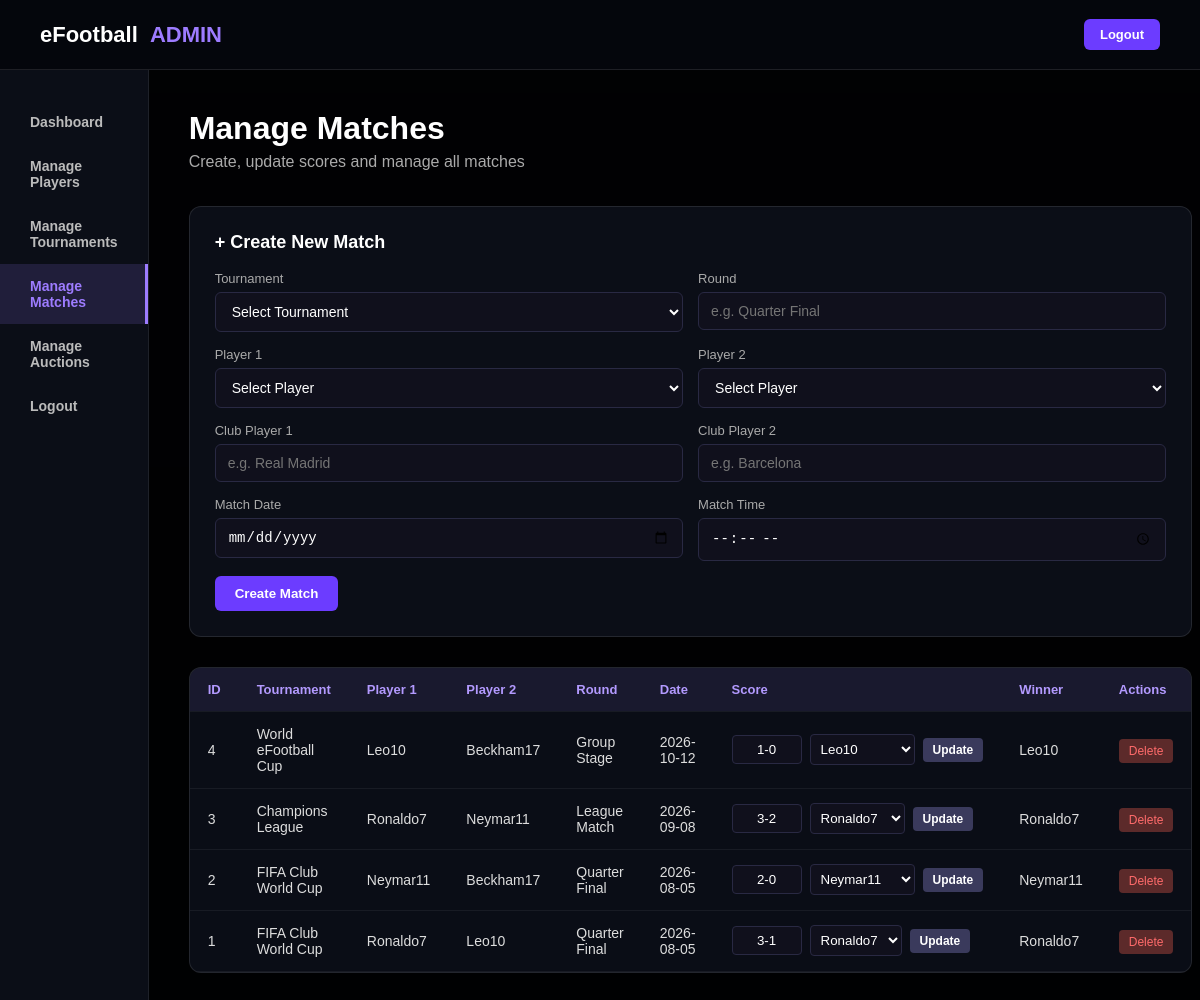
/manage_matches.php (signed in), run on an earlier commit of the app's database.
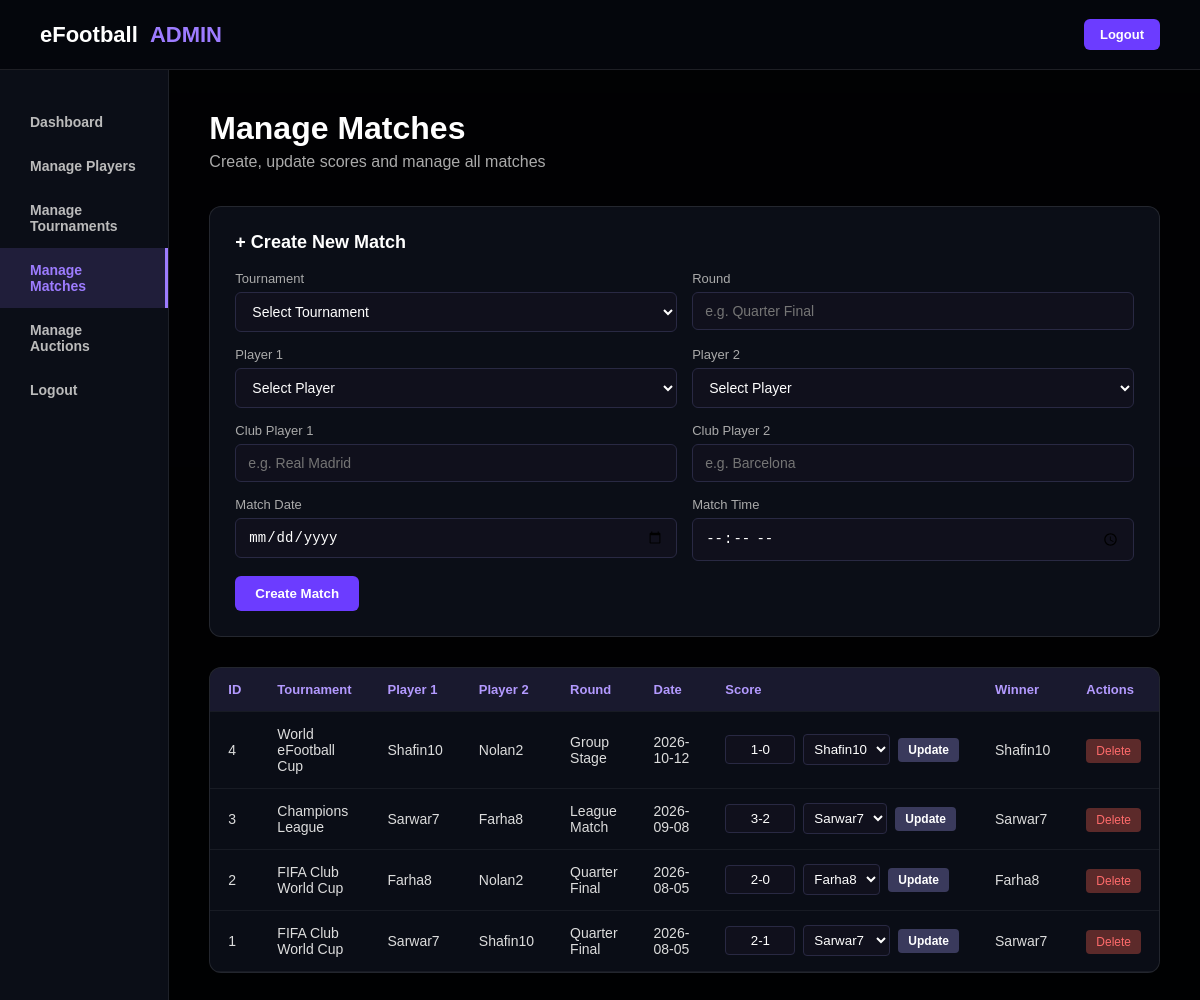
And on a later commit of the database.
### tables this page shows
CREATE TABLE Matches (
    Match_ID INT PRIMARY KEY AUTO_INCREMENT,
    Tournament_ID INT,
    Player1_ID INT,
    Player2_ID INT,
    Club_Player1 VARCHAR(50),
    Club_Player2 VARCHAR(50),
    Match_Date DATE,
    Match_Time TIME,
    Match_Round VARCHAR(30),
    Final_Score VARCHAR(10),
    Winner_ID INT,

    FOREIGN KEY (Tournament_ID) REFERENCES Tournaments(Tournament_ID),
    FOREIGN KEY (Player1_ID) REFERENCES Players(Player_ID),
    FOREIGN KEY (Player2_ID) REFERENCES Players(Player_ID),
    FOREIGN KEY (Winner_ID) REFERENCES Players(Player_ID)
);

CREATE TABLE Players (
    Player_ID INT PRIMARY KEY AUTO_INCREMENT,
    Gamer_Tag VARCHAR(50) NOT NULL UNIQUE,
    Real_Name VARCHAR(100) NOT NULL,
    Country VARCHAR(50),
    Email VARCHAR(100) UNIQUE,
    Platform ENUM('PC','PS5','Mobile'),
    Favorite_Club VARCHAR(50),
    Preferred_Formation VARCHAR(20),
    Join_Date DATE
);

CREATE TABLE Tournaments (
    Tournament_ID INT PRIMARY KEY AUTO_INCREMENT,
    Tournament_Name VARCHAR(100) NOT NULL,
    Tournament_Type ENUM('Knockout','League','Group Stage'),
    Prize_Pool DECIMAL(10,2),
    Registration_Deadline DATE,
    Maximum_Players INT,
    Tournament_Status ENUM('Upcoming','Ongoing','Completed'),
    Start_Date DATE,
    End_Date DATE
);

### manage_matches.php (the view, shortened to what the changed rows need)
<?php
require_once "db.php";
$matches = mysqli_query($conn, "
    SELECT m.*,
           t.Tournament_Name,
           p1.Gamer_Tag AS Player1_Name,
           p2.Gamer_Tag AS Player2_Name,
           w.Gamer_Tag AS Winner_Name
    FROM Matches m
    LEFT JOIN Tournaments t ON m.Tournament_ID = t.Tournament_ID
    LEFT JOIN Players p1 ON m.Player1_ID = p1.Player_ID
    LEFT JOIN Players p2 ON m.Player2_ID = p2.Player_ID
    LEFT JOIN Players w ON m.Winner_ID = w.Player_ID
    ORDER BY m.Match_ID DESC
");
?>
<!DOCTYPE html>
<html lang="en">
<head>
    <link rel="stylesheet" href="admin.css">
</head>
<body>
<div class="admin-layout">
    <main class="main-content">
        <h1>Manage Matches</h1>
        <div class="form-box">
            <h2>+ Create New Match</h2>
        </div>
        <div class="table-container">
            <table>
                <thead>
                    <tr>
                        <th>ID</th>
                        <th>Tournament</th>
                        <th>Player 1</th>
                        <th>Player 2</th>
                        <th>Round</th>
                        <th>Date</th>
                        <th>Score</th>
                        <th>Winner</th>
                        <th>Actions</th>
                    </tr>
                </thead>
                <tbody>
                    <?php while ($m = mysqli_fetch_assoc($matches)): ?>
                    <tr>
                        <td><?php echo $m['Match_ID']; ?></td>
                        <td><?php echo htmlspecialchars($m['Tournament_Name'] ?? '-'); ?></td>
                        <td><?php echo htmlspecialchars($m['Player1_Name']); ?></td>
                        <td><?php echo htmlspecialchars($m['Player2_Name']); ?></td>
                        <td><?php echo htmlspecialchars($m['Match_Round']); ?></td>
                        <td><?php echo $m['Match_Date']; ?></td>
                        <td>
                            <form method="POST" class="score-form">
                                <input type="text" name="final_score" value="<?php echo htmlspecialchars($m['Final_Score'] ?? ''); ?>" placeholder="0-0">
                                <select name="winner_id">
                                    <option value="<?php echo $m['Player1_ID']; ?>" <?php echo $m['Winner_ID'] == $m['Player1_ID'] ? 'selected' : ''; ?>>
                                        <?php echo htmlspecialchars($m['Player1_Name']); ?>
                                    </option>
                                </select>
                                <button type="submit" name="update_score" class="btn-sm btn-update">Update</button>
                            </form>
                        </td>
                        <td><?php echo htmlspecialchars($m['Winner_Name'] ?? 'Draw / Pending'); ?></td>
                        <td>
                            <a href="?delete=<?php echo $m['Match_ID']; ?>" class="btn-delete" onclick="return confirm('Delete this match?')">Delete</a>
                        </td>
                    </tr>
                    <?php endwhile; ?>
                </tbody>
            </table>
        </div>
    </main>
</div>
</body>
</html>

What changed in the data, as far as the page shows it:
changed through a linked row, matches "Group Stage": Player1_ID.Gamer_Tag "Leo10" → "Shafin10"; Player2_ID.Gamer_Tag "Beckham17" → "Nolan2"; winner_id "Leo10" → "Shafin10"
changed through a linked row, matches "League Match": Player1_ID.Gamer_Tag "Ronaldo7" → "Sarwar7"; Player2_ID.Gamer_Tag "Neymar11" → "Farha8"; winner_id "Ronaldo7" → "Sarwar7"
changed through a linked row, matches id 2: Player1_ID.Gamer_Tag "Neymar11" → "Farha8"; Player2_ID.Gamer_Tag "Beckham17" → "Nolan2"; winner_id "Neymar11" → "Farha8"
changed matches id 1: Player1_ID.Gamer_Tag "Ronaldo7" → "Sarwar7"; Player2_ID.Gamer_Tag "Leo10" → "Shafin10"; final_score "3-1" → "2-1"; winner_id "Ronaldo7" → "Sarwar7"
